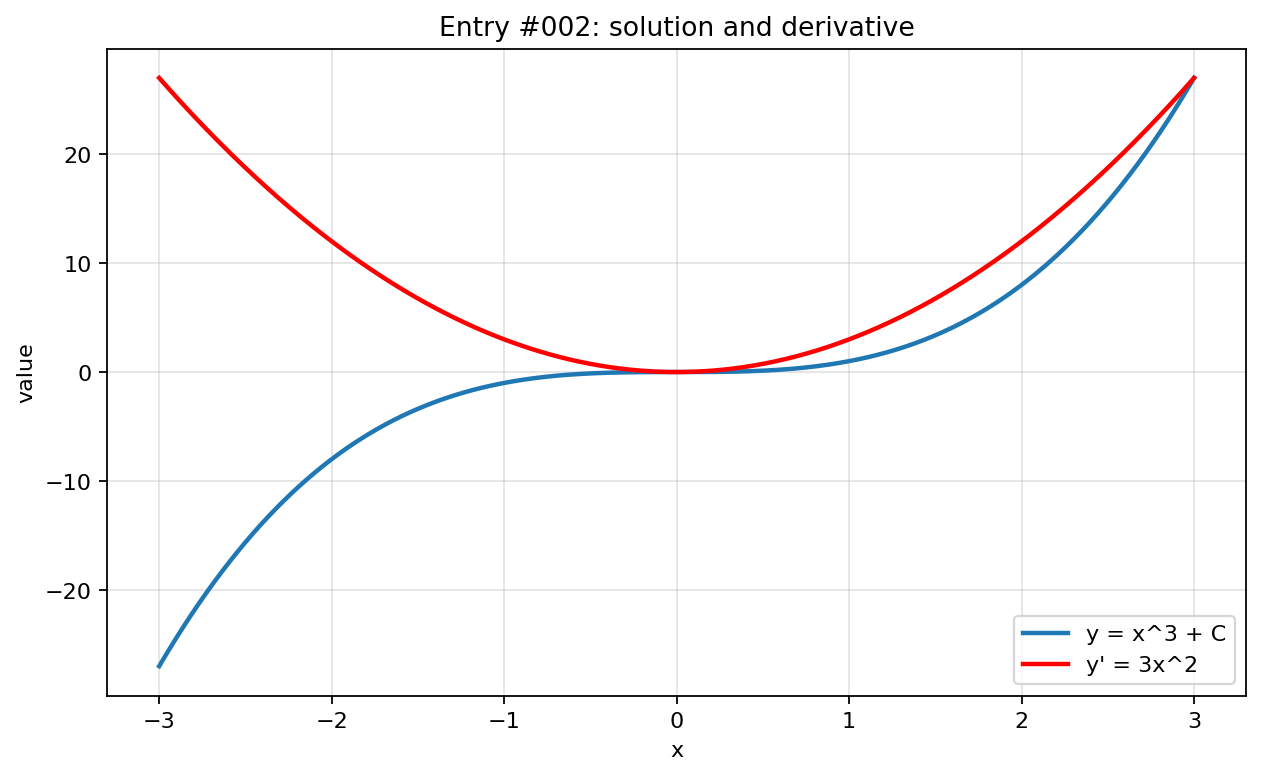

Generate this figure with Python:
import numpy as np
import matplotlib.pyplot as plt

x = np.linspace(-3, 3, 800)

with np.errstate(divide="ignore", invalid="ignore", over="ignore"):
    y = x**3
    y_prime = 3*x**2

plt.figure(figsize=(8, 5))
plt.plot(x, y, label="y = x^3 + C", linewidth=2)
plt.plot(x, y_prime, label="y' = 3x^2", linewidth=2, color="red")
plt.title("Entry #002: solution and derivative")
plt.xlabel("x")
plt.ylabel("value")
plt.grid(True, alpha=0.35)
plt.legend()
plt.tight_layout()
plt.show()
